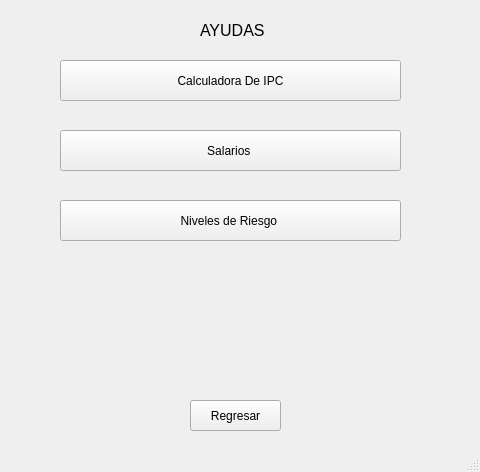
<?xml version="1.0" encoding="UTF-8"?>
<ui version="4.0">
 <class>MainWindow</class>
 <widget class="QMainWindow" name="MainWindow">
  <property name="geometry">
   <rect>
    <x>0</x>
    <y>0</y>
    <width>480</width>
    <height>472</height>
   </rect>
  </property>
  <property name="windowTitle">
   <string>MainWindow</string>
  </property>
  <widget class="QWidget" name="centralwidget">
   <widget class="QLabel" name="label">
    <property name="geometry">
     <rect>
      <x>200</x>
      <y>20</y>
      <width>91</width>
      <height>21</height>
     </rect>
    </property>
    <property name="font">
     <font>
      <pointsize>12</pointsize>
     </font>
    </property>
    <property name="text">
     <string>AYUDAS </string>
    </property>
   </widget>
   <widget class="QPushButton" name="pushButton">
    <property name="geometry">
     <rect>
      <x>60</x>
      <y>60</y>
      <width>341</width>
      <height>41</height>
     </rect>
    </property>
    <property name="text">
     <string>Calculadora De IPC</string>
    </property>
   </widget>
   <widget class="QPushButton" name="boton_salarios">
    <property name="geometry">
     <rect>
      <x>60</x>
      <y>130</y>
      <width>341</width>
      <height>41</height>
     </rect>
    </property>
    <property name="text">
     <string>Salarios </string>
    </property>
   </widget>
   <widget class="QPushButton" name="pushButton_3">
    <property name="geometry">
     <rect>
      <x>60</x>
      <y>200</y>
      <width>341</width>
      <height>41</height>
     </rect>
    </property>
    <property name="text">
     <string>Niveles de Riesgo </string>
    </property>
   </widget>
   <widget class="QPushButton" name="boton_regresar">
    <property name="geometry">
     <rect>
      <x>190</x>
      <y>400</y>
      <width>91</width>
      <height>31</height>
     </rect>
    </property>
    <property name="text">
     <string>Regresar</string>
    </property>
   </widget>
  </widget>
  <widget class="QMenuBar" name="menubar">
   <property name="geometry">
    <rect>
     <x>0</x>
     <y>0</y>
     <width>480</width>
     <height>21</height>
    </rect>
   </property>
  </widget>
  <widget class="QStatusBar" name="statusbar"/>
 </widget>
 <resources/>
 <connections/>
</ui>
